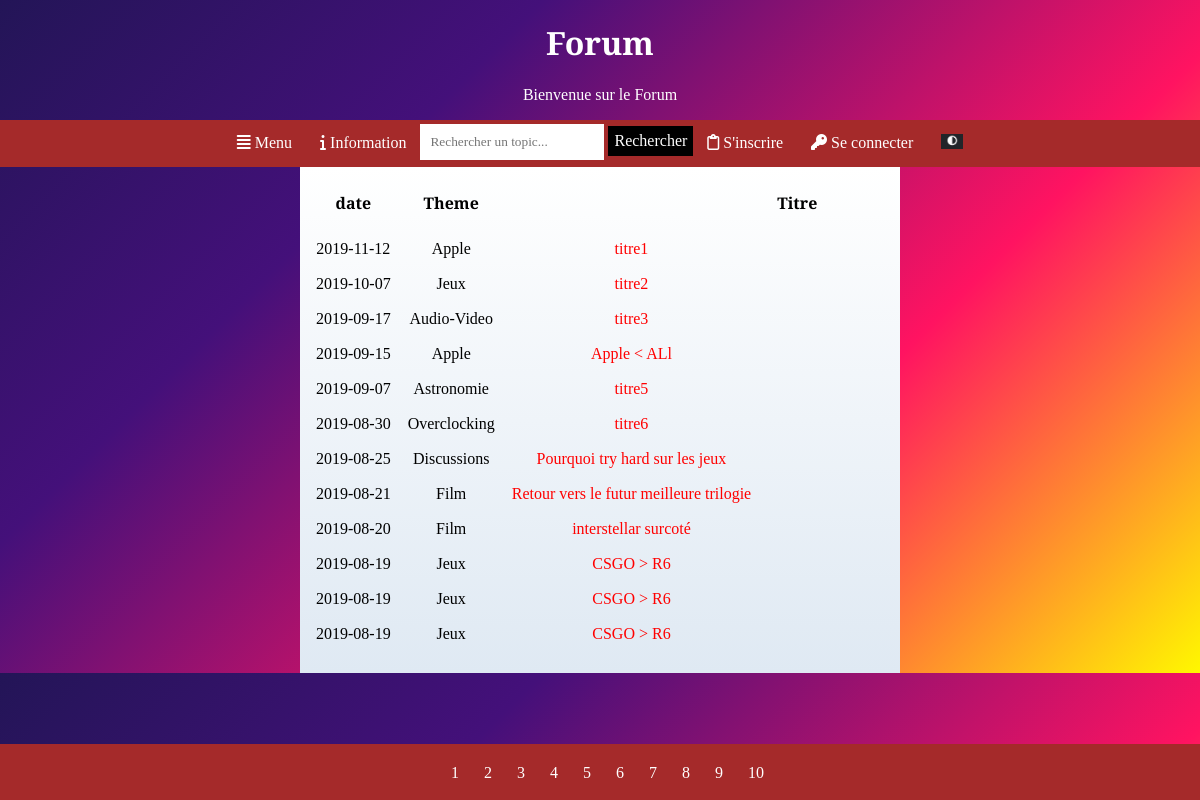
The page /ForumPPE/index.php on the database as committed earlier.
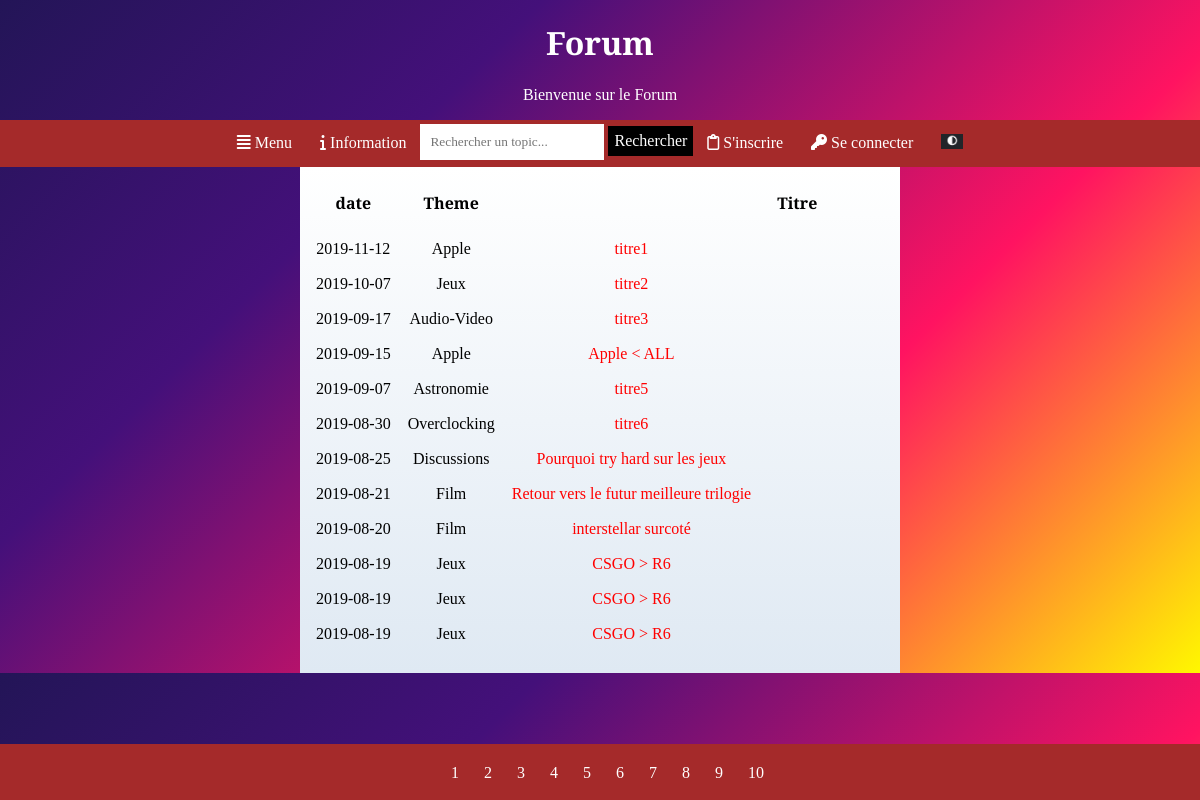
The same page on the database as committed later.
### tables this page shows
CREATE TABLE FilDeDiscussion
(
idFilDeDiscussion INT(11),
isFilDeDiscussionClos TINYINT,
titreFilDeDiscussion VARCHAR(64),
dateOuverture DATE,
Theme VARCHAR(64),
idCreateur INT(11),
PRIMARY KEY(idFilDeDiscussion)
);

### ForumPPE/Checkconnexion.php (called while the page is built, shortened)
<?php
    $etatConnexion = true;
?>

### ForumPPE/index.php (the view, shortened to what this page needs)
<?php
	include("header.php");
	include("Checkconnexion.php");
?>
<div class="entete">
 	<h1>Forum</h1>
	<p>Bienvenue sur le Forum</p>
</div>
<?php
if ($etatConnexion == true)
{
	include("BarreDeNavNonCo.php");
}
else
{
}
?>
<div class="page">
	<div class="partgauche">
	</div>
	<div class="milieu">
		<table>
			<tbody>
				<tr>
					<th>date</th>
					<th>Theme<th>
					<th>Titre</th>
				</th>
					<?php
						$state = $conn->prepare('SELECT * FROM FilDeDiscussion');
						$state->execute();
						$resultats = $state->fetchAll();
						foreach ($resultats as $lineResultat)
						{
							$title = $lineResultat["idFilDeDiscussion"];
							echo '<tr class="titreForum">';
							echo '<td>'.$lineResultat["dateOuverture"].'</a></td>';
							echo '<td>'.$lineResultat["Theme"].'</td>';
							echo '<td><a class="lientitreFilDeDiscussion" href="FilDeDiscussion.php?titre='.$title.'">'.$lineResultat["titreFilDeDiscussion"].'</a></td>';
							echo '</tr>';
						}
					?>
			</tbody>
		</table>
	</div>
	<div class="partdroite">
	</div>
</div>
<div class="bas">
	<?php
	$nbpages =10;
  	for ($i=1; $i < $nbpages+1; $i++)
  	{
  		echo '<a href="index.php?pages='.$i.'" class="nbPages">'.$i.'</a>';
  	}
	?>
</div>

### ForumPPE/header.php (shortened to what this page needs)
<!DOCTYPE html>
<html>
<head>
    <link rel="stylesheet" href="https://kit.fontawesome.com/92920db574.js" />
    <link rel="stylesheet" href="https://use.fontawesome.com/releases/v5.3.1/css/all.css">
</head>
<body>

### ForumPPE/BarreDeNavNonCo.php
<div class="barreDeNavigation">
 	<a href="" ><i class="fas fa-align-justify"></i> Menu</a>
	<a href=""><i class="fas fa-info"></i> Information</a>
	<form class="search">
		<input type="search" placeholder="Rechercher un topic..." >
		<button>
			Rechercher
		</button>
	</form>
	<a href="#"><i class="far fa-clipboard"></i> S'inscrire</a>
	<a href="#"><i class="fas fa-key"></i> Se connecter</a>
	<a href="#"><img class="modesombre" src="image/sombre.png"></a>
</div>

### ForumPPE/StyleSite.css (style rules this page uses)
body { margin:0px; background-color: white; font-family: 'Bitter', serif; color:white; background-image: linear-gradient(-225deg, #231557 0%, #44107A 29%, #FF1361 67%, #FFF800 100%); }
.entete { text-align: center; }
.barreDeNavigation { background-color: brown; display: flex; justify-content: center; }
.barreDeNavigation a { padding: 14px; border-right: white 2px; color: white; text-decoration: none; align-self: center; }
button { background: black; color: white; cursor: pointer; padding: 6px; font-family: 'Bitter', serif; border:none; font-size:16px; margin-top: 6px; }
input { padding: 10px; font-family: 'Bitter', serif; border:none; }
.modesombre { width: 22px; height: 15px; align-self: center; justify-content: flex-end; }
.partgauche { width: 25%; }
.milieu { width: 50%; color:black; background-image: linear-gradient(to top, #dfe9f3 0%, white 100%); }
.lientitreFilDeDiscussion { text-decoration: none; color:red; }
.partdroite { width: 25%; }
.page { display: flex; text-align: center; flex-direction: row; height: 506px; width: 100%; }
th { padding: 10px; }
table { border-spacing: 15px; }
.bas { padding: 10px; background-color: brown; display: flex; justify-content: center; position: absolute; width: 100%; top:93%; }
.bas a { color: white; margin-right: 5px; text-decoration: none; padding: 10px; }

Rows that differ between the two databases and show on the page:
changed fildediscussion: titreFilDeDiscussion "Apple < ALl" → "Apple < ALL"
